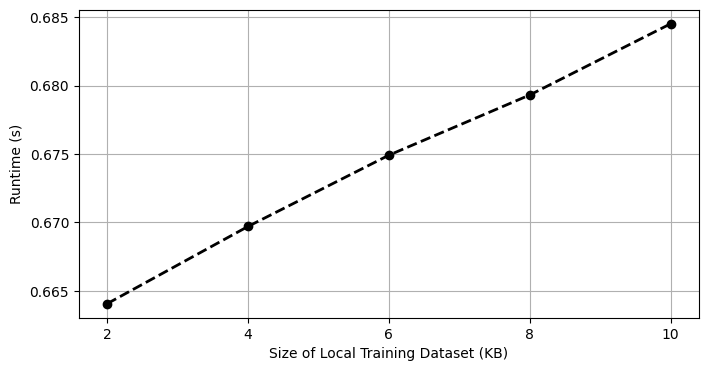

Write Python code to recreate this figure.

import matplotlib
matplotlib.use('TkAgg')
import matplotlib.pyplot as plt
import numpy as np

# Data input
data = {
    "2KB": [0.664576530456543, 0.6637747287750244, 0.6646454334259033, 0.6652812957763672, 0.6619727611541748],
    #"3KB": [0.6598618030548096, 0.6684329509735107, 0.6672298908233643, 0.6665196418762207, 0.6680891513824463],
    "4KB": [0.6678228378295898, 0.6697590351104736, 0.6697163581848145, 0.6705381870269775, 0.6706717014312744],
    "6KB": [0.6740798950195312, 0.6743040084838867, 0.6747331619262695, 0.6753687858581543, 0.6760921478271484],
    "8KB": [0.6784524917602539, 0.6799595355987549, 0.6787745952606201, 0.680999755859375, 0.6784207820892334],
    "10KB": [0.6846325397491455, 0.6841464042663574, 0.6832573413848877, 0.6846363544464111, 0.6859853267669678]
}

# Process data
memory_sizes = []
average_runtimes = []
for memory, runtimes in data.items():
    memory_sizes.append(int(memory.replace("KB", "")))  # Extract numeric memory size
    average_runtimes.append(np.mean(runtimes))  # Compute average runtime

# Plot the data
plt.figure(figsize=(8, 4))
plt.plot(memory_sizes, average_runtimes, color='black', marker='o', linestyle='--', linewidth=2)
#plt.title('State Size vs Average Runtime')
plt.xlabel('Size of Local Training Dataset (KB)')
plt.ylabel('Runtime (s)')
plt.grid(True)
plt.xticks(memory_sizes)
#plt.tight_layout()

# Show the graph
#plt.show()
plt.savefig('./runtime_vs_statesize.png', bbox_inches='tight')
